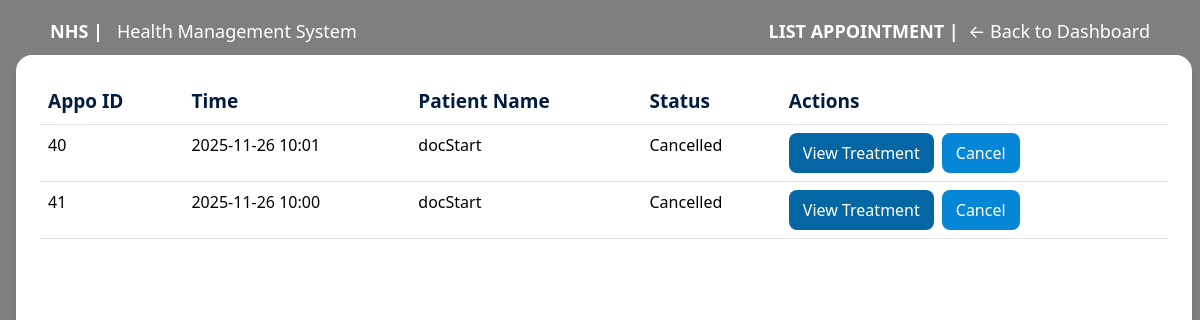
/patient/appointments (signed in), run on an earlier commit of the app's database.
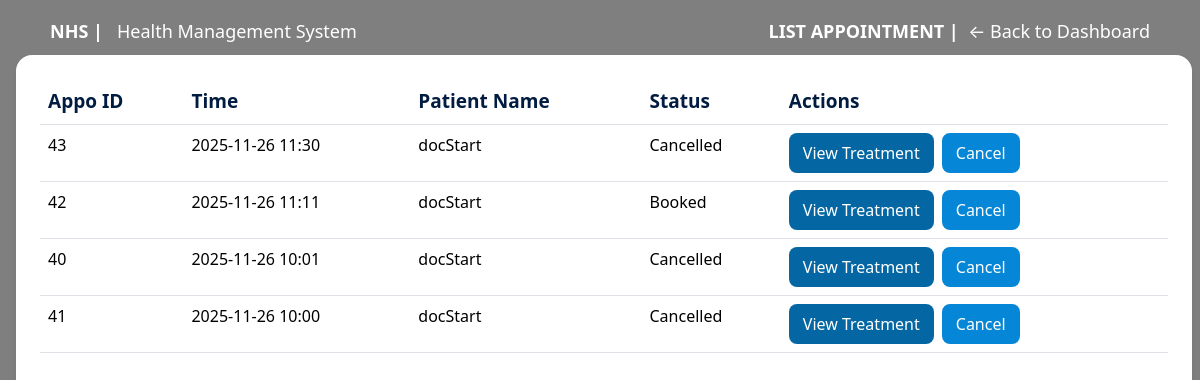
And on a later commit of the database.
### models/appointment.py (models this page shows, shortened)
class Appointment(db.Model):
    __tablename__ = 'appointment'
    appo_id = db.Column(db.Integer, primary_key=True, autoincrement=True)
    p_id = db.Column(db.Integer, db.ForeignKey('patient.p_id', ondelete='CASCADE'), nullable=False)
    doc_id = db.Column(db.Integer, db.ForeignKey('doctor.doc_id', ondelete='CASCADE'))
    appo_date = db.Column(db.Date, nullable=False)
    appo_time = db.Column(db.Time, nullable=False)
    status = db.Column(db.String(20), nullable=False, default='Booked')
    patient = db.relationship('Patient', back_populates='appointments')
    doctor = db.relationship('Doctor', back_populates='appointments')
    treatment = db.relationship(
        'Treatment',
        back_populates='appointment',
        uselist=False,
        cascade='all, delete-orphan'
    )

### models/doctor.py (models this page shows, shortened)
class Doctor(db.Model, UserMixin):
    __tablename__ = 'doctor'
    doc_id = db.Column(db.Integer, primary_key=True, autoincrement=True)
    doc_email = db.Column(db.String(225), unique=True, nullable=False)
    doc_name = db.Column(db.String(225), nullable=False)
    doc_password = db.Column(db.String(225), nullable=False)
    doc_nic = db.Column(db.String(15), nullable=True)
    doc_tel = db.Column(db.String(15), nullable=True)
    specialty_id = db.Column(db.Integer, db.ForeignKey('specialities.id', ondelete='CASCADE'), nullable=True)
    appointments = db.relationship(
        'Appointment',
        back_populates='doctor',
        cascade='all, delete-orphan'
    )
    schedules = db.relationship(
        'DocSchedule',
        back_populates='doctor',
        cascade='all, delete-orphan',
        passive_deletes=True
    )

### app/routes/patient/view_appointment.py (the view)
@csrf.exempt
@patient_bp.route('/appointments', methods=['GET','POST'])
@login_required
def appointments():
    patient_id = current_user.p_id
    appointments = Appointment.query.filter_by(p_id=patient_id).order_by(
        Appointment.appo_date.desc(),
        Appointment.appo_time.desc()
    ).all()
    return render_template('patient/view_appointment.html', appointments=appointments, patient_id=patient_id)

### app/templates/patient/view_appointment.html (shortened to what this page needs)
{% extends 'layout.html' %}
{% block body %} landing-page {% endblock %}
{% block navbar %}
<div class="container nav_bar">
    <div class="d-flex justify-content-between align-items-center mt-2">
        <div><a href="{{ url_for('main.landing_page') }}"><strong>NHS |</strong> &nbsp; Health Management System</a></div>
        <div><a href="{{ url_for('patient.dashboard') }}"><strong> LIST APPOINTMENT |</strong>&nbsp;  ← Back to Dashboard </a></div>
    </div>
</div>
{% endblock %}
{% block body__content %}
<div class="main_container  mx-3 bg-white p-4 shadow-sm rounded-4"
     style="width: 98%; height: 91vh; overflow-y: auto;">
     <table class="table table-hover">
     <thead>
     <tr>
      <th>Appo ID</th>
       <th>Time</th>
       <th>Patient Name</th>
       <th>Status</th>
       <th>Actions</th>
     </tr>
     </thead>
     <tbody>
     {% for appt in appointments %}
     <tr>
       <td>{{ appt.appo_id }}</td>
       <td>{{ appt.appo_date.strftime('%Y-%m-%d') }} {{ appt.appo_time.strftime('%H:%M') }}</td>
       <td>{{ appt.doctor.doc_name if appt.patient else 'N/A' }}</td>
       <td>{{ appt.status }}</td>
       <td>
          <div class="d-flex gap-2 action-buttons">
            <a href="{{ url_for('patient.treatment_history', patient_id=current_user.p_id) }}"  class="btn btn-add ">View Treatment</a>
            <form method="POST" action="{{ url_for('patient.cancel_appointment', appo_id=appt.appo_id, status='Cancelled') }}"
                  onsubmit="return confirm('Are you sure you want to cancel this appointment?');">
              <button type="submit" class="btn btn-cancel">Cancel</button>
            </form>
          </div>
       </td>
     </tr>
     {% else %}
     <tr><td colspan="4">No appointments found.</td></tr>
     {% endfor %}
   </tbody>
    </table>
</div>
{% endblock %}

### app/templates/layout.html (shortened to what this page needs)
<!DOCTYPE html>
<html lang="en">
<head>
   <link rel="stylesheet" href="https://cdn.jsdelivr.net/npm/bootstrap@5.3.8/dist/css/bootstrap.min.css">
   <link rel="stylesheet" href="{{ url_for('static', filename='css/main.css') }}">
   <link rel="stylesheet" href="https://cdnjs.cloudflare.com/ajax/libs/font-awesome/6.5.1/css/all.min.css">
</head>
<body class="{% block body %}{% endblock %}">
    {% block navbar %}{% endblock %}
    <main>
        {% block body__content %}{% endblock %}
    </main>
</body>
</html>

### app/static/css/main.css (style rules this page uses)
body.landing-page { background-image: url("/static/images/hospital_pic.jpg"); display: flex; background-size: cover; background-position: center; background-repeat: no-repeat; height: 100vh; margin: 0; padding: 0; display: flex; flex-direction: column; position: relative; overflow: hidden; }
body.landing-page::before { content: ""; position: absolute; top: 0; left: 0; width: 100%; height: 100%; background-color: rgba(0, 0, 0, 0.5); z-index: 0; }
a { text-decoration: none; }
.main_container, .nav_bar { position: relative; z-index: 1; }
.nav_bar a { color: white; text-decoration: none; }
.nav_bar { color: white; font-size: large; }
.nav_bar { padding: 10px 20px; width: 100%; top: 0; left: 0; z-index: 100; }
.action-buttons .btn { color: #fff; border: none; border-radius: 8px; padding: 8px 14px; cursor: pointer; transition: all 0.3s ease; }
.btn-add { background-color: #0467a4; }
.btn-cancel { background-color: #0586d6; }
.table th { font-size: 1.19rem; color: #011c40; }
a { color: white }

What changed in the data, as far as the page shows it:
added Appointment: appo_id "43", appo_date "2025-11-26", appo_time "11:30", doctor "docStart", status "Cancelled"
added Appointment: appo_id "42", appo_date "2025-11-26", appo_time "11:11", doctor "docStart", status "Booked"
